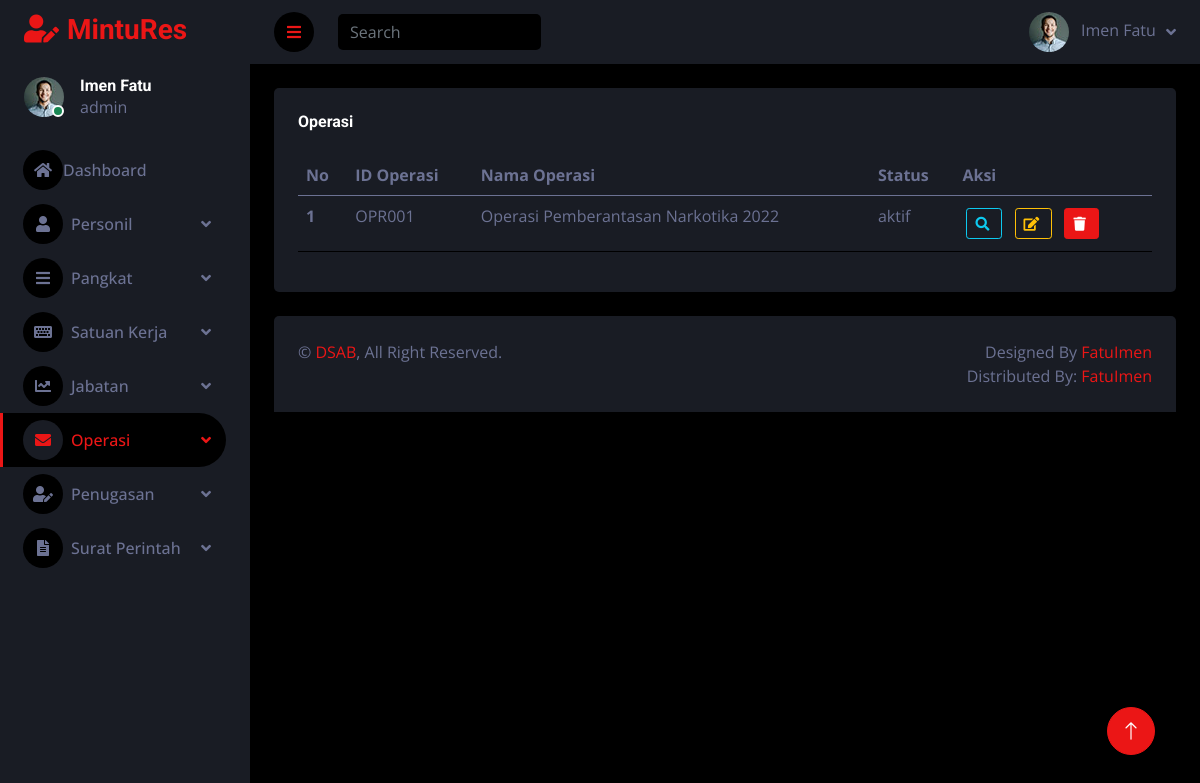
The page /operasi.php (signed in) on the database its author committed.
### tables this page shows
CREATE TABLE `operasi` (
  `id_operasi` varchar(30) NOT NULL,
  `nama_operasi` varchar(100) NOT NULL,
  `status` varchar(50) NOT NULL
);

### operasi.php (the view, shortened to what this page needs)
<?php
include "config.php";
?>
<!DOCTYPE html>
<html lang="en">
<head>
  <link href="https://cdnjs.cloudflare.com/ajax/libs/font-awesome/5.10.0/css/all.min.css" rel="stylesheet">
  <link href="https://cdn.jsdelivr.net/npm/bootstrap-icons@1.4.1/font/bootstrap-icons.css" rel="stylesheet">
  <link href="lib/owlcarousel/assets/owl.carousel.min.css" rel="stylesheet">
  <link href="lib/tempusdominus/css/tempusdominus-bootstrap-4.min.css" rel="stylesheet" />
  <link href="css/bootstrap.min.css" rel="stylesheet">
  <link href="css/style.css" rel="stylesheet">
</head>
<body>
  <div class="container-fluid position-relative d-flex p-0">
    <div class="sidebar pe-4 pb-3">
      <nav class="navbar bg-secondary navbar-dark">
        <a href="index.php" class="navbar-brand mx-4 mb-3">
          <h3 class="text-primary"><i class="fa fa-user-edit me-2"></i>MintuRes</h3>
        </a>
        <div class="d-flex align-items-center ms-4 mb-4">
          <div class="position-relative">
            <img class="rounded-circle" src="img/user.jpg" alt="" style="width: 40px; height: 40px;">
            <div class="bg-success rounded-circle border border-2 border-white position-absolute end-0 bottom-0 p-1"></div>
          </div>
          <div class="ms-3">
            <h6 class="mb-0"><?= $_SESSION['nama_lengkap']; ?></h6>
            <span><?= $_SESSION['level']; ?></span>
          </div>
        </div>
        <?php if ($_SESSION['level'] == 'admin') { ?>
          <div class="navbar-nav w-100">
            <a href="index.php" class="nav-item nav-link"><i class="fa fa-home"></i>Dashboard</a>
            <div class="nav-item dropdown">
              <a href="#" class="nav-link dropdown-toggle" data-bs-toggle="dropdown"><i class="fa fa-user me-2"></i>Personil</a>
            </div>
            <div class="nav-item dropdown">
              <a href="#" class="nav-link dropdown-toggle" data-bs-toggle="dropdown"><i class="fa fa-bars me-2"></i>Pangkat</a>
            </div>
            <div class="nav-item dropdown">
              <a href="#" class="nav-link dropdown-toggle" data-bs-toggle="dropdown"><i class="fa fa-keyboard me-2"></i>Satuan Kerja</a>
            </div>
            <div class="nav-item dropdown">
              <a href="#" class="nav-link dropdown-toggle" data-bs-toggle="dropdown"><i class="fa fa-chart-line me-2"></i>Jabatan</a>
            </div>
            <div class="nav-item dropdown">
              <a href="#" class="nav-link dropdown-toggle active" data-bs-toggle="dropdown"><i class="fa fa-envelope me-2"></i>Operasi</a>
            </div>
            <div class="nav-item dropdown">
              <a href="#" class="nav-link dropdown-toggle" data-bs-toggle="dropdown"><i class="fa fa-user-edit me-2"></i>Penugasan</a>
            </div>
            <div class="nav-item dropdown">
              <a href="#" class="nav-link dropdown-toggle" data-bs-toggle="dropdown"><i class="fa fa-file-alt me-2"></i>Surat Perintah</a>
            </div>
          </div>
        <?php } ?>
      </nav>
    </div>
    <div class="content">
      <nav class="navbar navbar-expand bg-secondary navbar-dark sticky-top px-4 py-0">
        <a href="#" class="sidebar-toggler flex-shrink-0">
          <i class="fa fa-bars"></i>
        </a>
        <form class="d-none d-md-flex ms-4">
          <input class="form-control bg-dark border-0" type="search" placeholder="Search">
        </form>
        <div class="navbar-nav align-items-center ms-auto">
          <div class="nav-item dropdown">
            <a href="#" class="nav-link dropdown-toggle" data-bs-toggle="dropdown">
              <img class="rounded-circle me-lg-2" src="img/user.jpg" alt="" style="width: 40px; height: 40px;">
              <span class="d-none d-lg-inline-flex"><?= $_SESSION['nama_lengkap']; ?></span>
            </a>
          </div>
        </div>
      </nav>
      <div class="container-fluid pt-4 px-4">
        <div class="row g-4">
          <div class="col-12">
            <div class="bg-secondary rounded h-100 p-4">
              <h6 class="mb-4">Operasi</h6>
              <div class="table-responsive">
                <table class="table">
                  <thead>
                    <tr>
                      <th scope="col">No</th>
                      <th scope="col">ID Operasi</th>
                      <th scope="col">Nama Operasi</th>
                      <th scope="col">Status</th>
                      <th scope="col">Aksi</th>
                    </tr>
                  </thead>
                  <tbody>
                    <?php
                    $urutan = 0;
                    $query = mysqli_query($koneksi, "SELECT * FROM operasi");
                    while ($data = mysqli_fetch_array($query)) {
                      $urutan++;
                    ?>
                      <tr>
                        <th scope="row"><?php echo $urutan; ?></th>
                        <td scope="row"><?php echo $data['id_operasi']; ?></td>
                        <td scope="row"><?php echo $data['nama_operasi']; ?></td>
                        <td scope="row"><?php echo $data['status']; ?></td>
                        <td>
                          <a class="btn btn-sm btn-outline-info m-1"><i class="fa fa-search me-1"></i></a>
                          <a class="btn btn-sm btn-outline-warning m-1" href="edit_operasi.php?id_operasi=<?php echo $data['id_operasi']; ?>"><i class="fa fa-edit me-1"></i></a>
                          <a class="btn btn-sm btn-primary m-1" href="hapus/hps_operasi.php?id_operasi=<?php echo $data['id_operasi']; ?>"><i class="fa fa-trash me-1"></i></a>
                      </tr>
                    <?php
                    }
                    ?>
                  </tbody>
                </table>
              </div>
            </div>
          </div>
        </div>
      </div>
      <div class="container-fluid pt-4 px-4">
        <div class="bg-secondary rounded-top p-4">
          <div class="row">
            <div class="col-12 col-sm-6 text-center text-sm-start">
              &copy; <a href="#">DSAB</a>, All Right Reserved.
            </div>
            <div class="col-12 col-sm-6 text-center text-sm-end">
              Designed By <a href="#">FatuImen</a>
              <br>Distributed By: <a href="#" target="_blank">FatuImen</a>
            </div>
          </div>
        </div>
      </div>
    </div>
    <a href="#" class="btn btn-lg btn-primary btn-lg-square back-to-top"><i class="bi bi-arrow-up"></i></a>
  </div>
</body>
</html>

### css/style.css (style rules this page uses)
:root { --primary: #EB1616; --secondary: #191C24; --light: #6C7293; --dark: #000000; }
.back-to-top { position: fixed; display: none; right: 45px; bottom: 45px; z-index: 99; }
.btn { transition: .5s; }
.btn-lg-square { width: 48px; height: 48px; }
.btn-square, .btn-sm-square, .btn-lg-square { padding: 0; display: inline-flex; align-items: center; justify-content: center; font-weight: normal; border-radius: 50px; }
.sidebar { position: fixed; top: 0; left: 0; bottom: 0; width: 250px; height: 100vh; overflow-y: auto; background: var(--secondary); transition: 0.5s; z-index: 999; }
.content { margin-left: 250px; min-height: 100vh; background: var(--dark); transition: 0.5s; }
@media (min-width: 992px) { .sidebar { margin-left: 0; } }
@media (min-width: 992px) { .content { width: calc(100% - 250px); } }
.sidebar .navbar .navbar-nav .nav-link { padding: 7px 20px; color: var(--light); font-weight: 500; border-left: 3px solid var(--secondary); border-radius: 0 30px 30px 0; outline: none; }
.sidebar .navbar .navbar-nav .nav-link:hover, .sidebar .navbar .navbar-nav .nav-link.active { color: var(--primary); background: var(--dark); border-color: var(--primary); }
.sidebar .navbar .navbar-nav .nav-link i { width: 40px; height: 40px; display: inline-flex; align-items: center; justify-content: center; background: var(--dark); border-radius: 40px; }
.sidebar .navbar .navbar-nav .nav-link:hover i, .sidebar .navbar .navbar-nav .nav-link.active i { background: var(--secondary); }
.sidebar .navbar .dropdown-toggle::after { position: absolute; top: 15px; right: 15px; border: none; content: "\f107"; font-family: "Font Awesome 5 Free"; font-weight: 900; transition: .5s; }
.content .navbar .navbar-nav .nav-link { margin-left: 25px; padding: 12px 0; color: var(--light); outline: none; }
.content .navbar .sidebar-toggler, .content .navbar .navbar-nav .nav-link i { width: 40px; height: 40px; display: inline-flex; align-items: center; justify-content: center; background: var(--dark); border-radius: 40px; }
.content .navbar .dropdown-toggle::after { margin-left: 6px; vertical-align: middle; border: none; content: "\f107"; font-family: "Font Awesome 5 Free"; font-weight: 900; transition: .5s; }

### rows shown on the page
operasi: id_operasi "OPR001", nama_operasi "Operasi Pemberantasan Narkotika 2022", status "aktif"

### other values the page prints
$_SESSION['nama_lengkap'] "Imen Fatu"
$_SESSION['level'] "admin"
